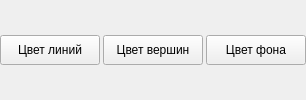
           <widget class="QWidget" name="wColorsButtons" native="true">
            <property name="sizePolicy">
             <sizepolicy hsizetype="Preferred" vsizetype="Minimum">
              <horstretch>0</horstretch>
              <verstretch>0</verstretch>
             </sizepolicy>
            </property>
            <layout class="QGridLayout" name="gridLayout_7">
             <property name="leftMargin">
              <number>0</number>
             </property>
             <property name="topMargin">
              <number>0</number>
             </property>
             <property name="rightMargin">
              <number>0</number>
             </property>
             <property name="bottomMargin">
              <number>0</number>
             </property>
             <property name="horizontalSpacing">
              <number>3</number>
             </property>
             <property name="verticalSpacing">
              <number>0</number>
             </property>
             <item row="0" column="1">
              <widget class="QPushButton" name="btnVertexColor">
               <property name="minimumSize">
                <size>
                 <width>100</width>
                 <height>30</height>
                </size>
               </property>
               <property name="styleSheet">
                <string notr="true"/>
               </property>
               <property name="text">
                <string>Цвет вершин</string>
               </property>
              </widget>
             </item>
             <item row="0" column="2">
              <widget class="QPushButton" name="btnBackgroundColor">
               <property name="minimumSize">
                <size>
                 <width>100</width>
                 <height>30</height>
                </size>
               </property>
               <property name="styleSheet">
                <string notr="true"/>
               </property>
               <property name="text">
                <string>Цвет фона</string>
               </property>
              </widget>
             </item>
             <item row="0" column="0">
              <widget class="QPushButton" name="btnLineColor">
               <property name="minimumSize">
                <size>
                 <width>100</width>
                 <height>30</height>
                </size>
               </property>
               <property name="styleSheet">
                <string notr="true"/>
               </property>
               <property name="text">
                <string>Цвет линий</string>
               </property>
               <property name="autoDefault">
                <bool>false</bool>
               </property>
              </widget>
             </item>
            </layout>
           </widget>
